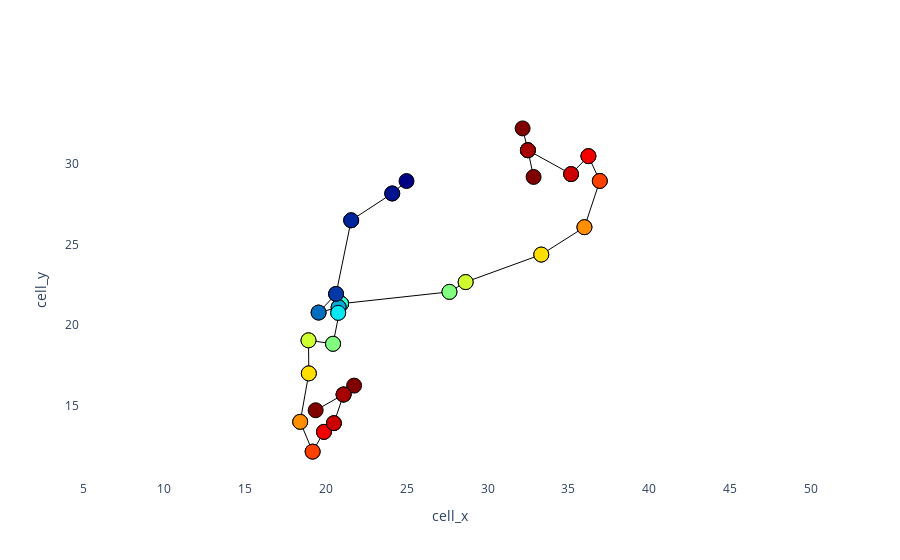

Here is the notebook cell this chart was saved with:
### Markdown cell above
We can use it to plot the cell position over time.
There is a gotcha, however.
In TrackMate, the X and Y position of a cell is stored in the feature "POSITION_X" and "POSITION_Y". But when pycellin loads a TrackMate file, these feature values are reinterpreted and stored in the node attributes "cell_x" and "cell_y".
So we have:

### Code cell
fig2 = plot_lineage_features(ab_lineage, "cell_x", "cell_y", "POSITION_T")
# Square the figure
fig2.update_xaxes(
    scaleanchor="y",
    scaleratio=1,
)

fig2.show()

### Figure 1 — Plotly figure (JSON) as saved in the notebook; plotly's stock layout.template omitted (floating-point values rounded to 4 significant figures)
{"data": [{"line": {"color": "black", "width": 1}, "marker": {"cmax": 32, "cmin": 0, "color": [28, 30], "colorscale": [[0, "rgb(0,0,131)"], [0.2, "rgb(0,60,170)"], [0.4, "rgb(5,255,255)"], [0.6, "rgb(255,255,0)"], [0.8, "rgb(250,0,0)"], [1, "rgb(128,0,0)"]], "line": {"color": "black", "width": 1}, "size": 15, "symbol": "circle"}, "mode": "lines+markers", "text": ["AB.p", "AB.p"], "type": "scatter", "x": [35.16, 32.49], "y": [29.35, 30.83]}, {"line": {"color": "black", "width": 1}, "marker": {"cmax": 32, "cmin": 0, "color": [6, 8], "colorscale": [[0, "rgb(0,0,131)"], [0.2, "rgb(0,60,170)"], [0.4, "rgb(5,255,255)"], [0.6, "rgb(255,255,0)"], [0.8, "rgb(250,0,0)"], [1, "rgb(128,0,0)"]], "line": {"color": "black", "width": 1}, "size": 15, "symbol": "circle"}, "mode": "lines+markers", "text": ["AB", "AB"], "type": "scatter", "x": [20.63, 19.55], "y": [21.94, 20.79]}, {"line": {"color": "black", "width": 1}, "marker": {"cmax": 32, "cmin": 0, "color": [14, 16], "colorscale": [[0, "rgb(0,0,131)"], [0.2, "rgb(0,60,170)"], [0.4, "rgb(5,255,255)"], [0.6, "rgb(255,255,0)"], [0.8, "rgb(250,0,0)"], [1, "rgb(128,0,0)"]], "line": {"color": "black", "width": 1}, "size": 15, "symbol": "circle"}, "mode": "lines+markers", "text": ["AB", "AB.p"], "type": "scatter", "x": [20.94, 27.64], "y": [21.34, 22.07]}, {"line": {"color": "black", "width": 1}, "marker": {"cmax": 32, "cmin": 0, "color": [14, 16], "colorscale": [[0, "rgb(0,0,131)"], [0.2, "rgb(0,60,170)"], [0.4, "rgb(5,255,255)"], [0.6, "rgb(255,255,0)"], [0.8, "rgb(250,0,0)"], [1, "rgb(128,0,0)"]], "line": {"color": "black", "width": 1}, "size": 15, "symbol": "circle"}, "mode": "lines+markers", "text": ["AB", "AB.a"], "type": "scatter", "x": [20.94, 20.44], "y": [21.34, 18.85]}, {"line": {"color": "black", "width": 1}, "marker": {"cmax": 32, "cmin": 0, "color": [16, 18], "colorscale": [[0, "rgb(0,0,131)"], [0.2, "rgb(0,60,170)"], [0.4, "rgb(5,255,255)"], [0.6, "rgb(255,255,0)"], [0.8, "rgb(250,0,0)"], [1, "rgb(128,0,0)"]], "line": {"color": "black", "width": 1}, "size": 15, "symbol": "circle"}, "mode": "lines+markers", "text": ["AB.a", "AB.a"], "type": "scatter", "x": [20.44, 18.92], "y": [18.85, 19.07]}, {"line": {"color": "black", "width": 1}, "marker": {"cmax": 32, "cmin": 0, "color": [16, 18], "colorscale": [[0, "rgb(0,0,131)"], [0.2, "rgb(0,60,170)"], [0.4, "rgb(5,255,255)"], [0.6, "rgb(255,255,0)"], [0.8, "rgb(250,0,0)"], [1, "rgb(128,0,0)"]], "line": {"color": "black", "width": 1}, "size": 15, "symbol": "circle"}, "mode": "lines+markers", "text": ["AB.p", "AB.p"], "type": "scatter", "x": [27.64, 28.64], "y": [22.07, 22.67]}, {"line": {"color": "black", "width": 1}, "marker": {"cmax": 32, "cmin": 0, "color": [20, 22], "colorscale": [[0, "rgb(0,0,131)"], [0.2, "rgb(0,60,170)"], [0.4, "rgb(5,255,255)"], [0.6, "rgb(255,255,0)"], [0.8, "rgb(250,0,0)"], [1, "rgb(128,0,0)"]], "line": {"color": "black", "width": 1}, "size": 15, "symbol": "circle"}, "mode": "lines+markers", "text": ["AB.a", "AB.a"], "type": "scatter", "x": [18.94, 18.41], "y": [17.02, 14.03]}, {"line": {"color": "black", "width": 1}, "marker": {"cmax": 32, "cmin": 0, "color": [20, 22], "colorscale": [[0, "rgb(0,0,131)"], [0.2, "rgb(0,60,170)"], [0.4, "rgb(5,255,255)"], [0.6, "rgb(255,255,0)"], [0.8, "rgb(250,0,0)"], [1, "rgb(128,0,0)"]], "line": {"color": "black", "width": 1}, "size": 15, "symbol": "circle"}, "mode": "lines+markers", "text": ["AB.p", "AB.p"], "type": "scatter", "x": [33.32, 35.99], "y": [24.37, 26.07]}, {"line": {"color": "black", "width": 1}, "marker": {"cmax": 32, "cmin": 0, "color": [12, 14], "colorscale": [[0, "rgb(0,0,131)"], [0.2, "rgb(0,60,170)"], [0.4, "rgb(5,255,255)"], [0.6, "rgb(255,255,0)"], [0.8, "rgb(250,0,0)"], [1, "rgb(128,0,0)"]], "line": {"color": "black", "width": 1}, "size": 15, "symbol": "circle"}, "mode": "lines+markers", "text": ["AB", "AB"], "type": "scatter", "x": [20.76, 20.94], "y": [20.77, 21.34]}, {"line": {"color": "black", "width": 1}, "marker": {"cmax": 32, "cmin": 0, "color": [8, 10], "colorscale": [[0, "rgb(0,0,131)"], [0.2, "rgb(0,60,170)"], [0.4, "rgb(5,255,255)"], [0.6, "rgb(255,255,0)"], [0.8, "rgb(250,0,0)"], [1, "rgb(128,0,0)"]], "line": {"color": "black", "width": 1}, "size": 15, "symbol": "circle"}, "mode": "lines+markers", "text": ["AB", "AB"], "type": "scatter", "x": [19.55, 20.79], "y": [20.79, 21.12]}, {"line": {"color": "black", "width": 1}, "marker": {"cmax": 32, "cmin": 0, "color": [30, 32], "colorscale": [[0, "rgb(0,0,131)"], [0.2, "rgb(0,60,170)"], [0.4, "rgb(5,255,255)"], [0.6, "rgb(255,255,0)"], [0.8, "rgb(250,0,0)"], [1, "rgb(128,0,0)"]], "line": {"color": "black", "width": 1}, "size": 15, "symbol": "circle"}, "mode": "lines+markers", "text": ["AB.a", "AB.ar"], "type": "scatter", "x": [21.09, 21.74], "y": [15.72, 16.27]}, {"line": {"color": "black", "width": 1}, "marker": {"cmax": 32, "cmin": 0, "color": [30, 32], "colorscale": [[0, "rgb(0,0,131)"], [0.2, "rgb(0,60,170)"], [0.4, "rgb(5,255,255)"], [0.6, "rgb(255,255,0)"], [0.8, "rgb(250,0,0)"], [1, "rgb(128,0,0)"]], "line": {"color": "black", "width": 1}, "size": 15, "symbol": "circle"}, "mode": "lines+markers", "text": ["AB.a", "AB.al"], "type": "scatter", "x": [21.09, 19.37], "y": [15.72, 14.74]}, {"line": {"color": "black", "width": 1}, "marker": {"cmax": 32, "cmin": 0, "color": [30, 32], "colorscale": [[0, "rgb(0,0,131)"], [0.2, "rgb(0,60,170)"], [0.4, "rgb(5,255,255)"], [0.6, "rgb(255,255,0)"], [0.8, "rgb(250,0,0)"], [1, "rgb(128,0,0)"]], "line": {"color": "black", "width": 1}, "size": 15, "symbol": "circle"}, "mode": "lines+markers", "text": ["AB.p", "AB.pr"], "type": "scatter", "x": [32.49, 32.17], "y": [30.83, 32.18]}, {"line": {"color": "black", "width": 1}, "marker": {"cmax": 32, "cmin": 0, "color": [30, 32], "colorscale": [[0, "rgb(0,0,131)"], [0.2, "rgb(0,60,170)"], [0.4, "rgb(5,255,255)"], [0.6, "rgb(255,255,0)"], [0.8, "rgb(250,0,0)"], [1, "rgb(128,0,0)"]], "line": {"color": "black", "width": 1}, "size": 15, "symbol": "circle"}, "mode": "lines+markers", "text": ["AB.p", "AB.pl"], "type": "scatter", "x": [32.49, 32.85], "y": [30.83, 29.17]}, {"line": {"color": "black", "width": 1}, "marker": {"cmax": 32, "cmin": 0, "color": [2, 4], "colorscale": [[0, "rgb(0,0,131)"], [0.2, "rgb(0,60,170)"], [0.4, "rgb(5,255,255)"], [0.6, "rgb(255,255,0)"], [0.8, "rgb(250,0,0)"], [1, "rgb(128,0,0)"]], "line": {"color": "black", "width": 1}, "size": 15, "symbol": "circle"}, "mode": "lines+markers", "text": ["AB", "AB"], "type": "scatter", "x": [24.1, 21.56], "y": [28.15, 26.49]}, {"line": {"color": "black", "width": 1}, "marker": {"cmax": 32, "cmin": 0, "color": [10, 12], "colorscale": [[0, "rgb(0,0,131)"], [0.2, "rgb(0,60,170)"], [0.4, "rgb(5,255,255)"], [0.6, "rgb(255,255,0)"], [0.8, "rgb(250,0,0)"], [1, "rgb(128,0,0)"]], "line": {"color": "black", "width": 1}, "size": 15, "symbol": "circle"}, "mode": "lines+markers", "text": ["AB", "AB"], "type": "scatter", "x": [20.79, 20.76], "y": [21.12, 20.77]}, {"line": {"color": "black", "width": 1}, "marker": {"cmax": 32, "cmin": 0, "color": [24, 26], "colorscale": [[0, "rgb(0,0,131)"], [0.2, "rgb(0,60,170)"], [0.4, "rgb(5,255,255)"], [0.6, "rgb(255,255,0)"], [0.8, "rgb(250,0,0)"], [1, "rgb(128,0,0)"]], "line": {"color": "black", "width": 1}, "size": 15, "symbol": "circle"}, "mode": "lines+markers", "text": ["AB.a", "AB.a"], "type": "scatter", "x": [19.18, 19.88], "y": [12.19, 13.41]}, {"line": {"color": "black", "width": 1}, "marker": {"cmax": 32, "cmin": 0, "color": [22, 24], "colorscale": [[0, "rgb(0,0,131)"], [0.2, "rgb(0,60,170)"], [0.4, "rgb(5,255,255)"], [0.6, "rgb(255,255,0)"], [0.8, "rgb(250,0,0)"], [1, "rgb(128,0,0)"]], "line": {"color": "black", "width": 1}, "size": 15, "symbol": "circle"}, "mode": "lines+markers", "text": ["AB.a", "AB.a"], "type": "scatter", "x": [18.41, 19.18], "y": [14.03, 12.19]}, {"line": {"color": "black", "width": 1}, "marker": {"cmax": 32, "cmin": 0, "color": [22, 24], "colorscale": [[0, "rgb(0,0,131)"], [0.2, "rgb(0,60,170)"], [0.4, "rgb(5,255,255)"], [0.6, "rgb(255,255,0)"], [0.8, "rgb(250,0,0)"], [1, "rgb(128,0,0)"]], "line": {"color": "black", "width": 1}, "size": 15, "symbol": "circle"}, "mode": "lines+markers", "text": ["AB.p", "AB.p"], "type": "scatter", "x": [35.99, 36.94], "y": [26.07, 28.93]}, {"line": {"color": "black", "width": 1}, "marker": {"cmax": 32, "cmin": 0, "color": [24, 26], "colorscale": [[0, "rgb(0,0,131)"], [0.2, "rgb(0,60,170)"], [0.4, "rgb(5,255,255)"], [0.6, "rgb(255,255,0)"], [0.8, "rgb(250,0,0)"], [1, "rgb(128,0,0)"]], "line": {"color": "black", "width": 1}, "size": 15, "symbol": "circle"}, "mode": "lines+markers", "text": ["AB.p", "AB.p"], "type": "scatter", "x": [36.94, 36.24], "y": [28.93, 30.46]}, {"line": {"color": "black", "width": 1}, "marker": {"cmax": 32, "cmin": 0, "color": [0, 2], "colorscale": [[0, "rgb(0,0,131)"], [0.2, "rgb(0,60,170)"], [0.4, "rgb(5,255,255)"], [0.6, "rgb(255,255,0)"], [0.8, "rgb(250,0,0)"], [1, "rgb(128,0,0)"]], "line": {"color": "black", "width": 1}, "size": 15, "symbol": "circle"}, "mode": "lines+markers", "text": ["AB", "AB"], "type": "scatter", "x": [24.99, 24.1], "y": [28.92, 28.15]}, {"line": {"color": "black", "width": 1}, "marker": {"cmax": 32, "cmin": 0, "color": [18, 20], "colorscale": [[0, "rgb(0,0,131)"], [0.2, "rgb(0,60,170)"], [0.4, "rgb(5,255,255)"], [0.6, "rgb(255,255,0)"], [0.8, "rgb(250,0,0)"], [1, "rgb(128,0,0)"]], "line": {"color": "black", "width": 1}, "size": 15, "symbol": "circle"}, "mode": "lines+markers", "text": ["AB.a", "AB.a"], "type": "scatter", "x": [18.92, 18.94], "y": [19.07, 17.02]}, {"line": {"color": "black", "width": 1}, "marker": {"cmax": 32, "cmin": 0, "color": [18, 20], "colorscale": [[0, "rgb(0,0,131)"], [0.2, "rgb(0,60,170)"], [0.4, "rgb(5,255,255)"], [0.6, "rgb(255,255,0)"], [0.8, "rgb(250,0,0)"], [1, "rgb(128,0,0)"]], "line": {"color": "black", "width": 1}, "size": 15, "symbol": "circle"}, "mode": "lines+markers", "text": ["AB.p", "AB.p"], "type": "scatter", "x": [28.64, 33.32], "y": [22.67, 24.37]}, {"line": {"color": "black", "width": 1}, "marker": {"cmax": 32, "cmin": 0, "color": [4, 6], "colorscale": [[0, "rgb(0,0,131)"], [0.2, "rgb(0,60,170)"], [0.4, "rgb(5,255,255)"], [0.6, "rgb(255,255,0)"], [0.8, "rgb(250,0,0)"], [1, "rgb(128,0,0)"]], "line": {"color": "black", "width": 1}, "size": 15, "symbol": "circle"}, "mode": "lines+markers", "text": ["AB", "AB"], "type": "scatter", "x": [21.56, 20.63], "y": [26.49, 21.94]}, {"line": {"color": "black", "width": 1}, "marker": {"cmax": 32, "cmin": 0, "color": [26, 28], "colorscale": [[0, "rgb(0,0,131)"], [0.2, "rgb(0,60,170)"], [0.4, "rgb(5,255,255)"], [0.6, "rgb(255,255,0)"], [0.8, "rgb(250,0,0)"], [1, "rgb(128,0,0)"]], "line": {"color": "black", "width": 1}, "size": 15, "symbol": "circle"}, "mode": "lines+markers", "text": ["AB.a", "AB.a"], "type": "scatter", "x": [19.88, 20.49], "y": [13.41, 13.95]}, {"line": {"color": "black", "width": 1}, "marker": {"cmax": 32, "cmin": 0, "color": [26, 28], "colorscale": [[0, "rgb(0,0,131)"], [0.2, "rgb(0,60,170)"], [0.4, "rgb(5,255,255)"], [0.6, "rgb(255,255,0)"], [0.8, "rgb(250,0,0)"], [1, "rgb(128,0,0)"]], "line": {"color": "black", "width": 1}, "size": 15, "symbol": "circle"}, "mode": "lines+markers", "text": ["AB.p", "AB.p"], "type": "scatter", "x": [36.24, 35.16], "y": [30.46, 29.35]}, {"line": {"color": "black", "width": 1}, "marker": {"cmax": 32, "cmin": 0, "color": [28, 30], "colorscale": [[0, "rgb(0,0,131)"], [0.2, "rgb(0,60,170)"], [0.4, "rgb(5,255,255)"], [0.6, "rgb(255,255,0)"], [0.8, "rgb(250,0,0)"], [1, "rgb(128,0,0)"]], "line": {"color": "black", "width": 1}, "size": 15, "symbol": "circle"}, "mode": "lines+markers", "text": ["AB.a", "AB.a"], "type": "scatter", "x": [20.49, 21.09], "y": [13.95, 15.72]}], "layout": {"paper_bgcolor": "rgba(0, 0, 0, 0)", "plot_bgcolor": "rgba(0, 0, 0, 0)", "showlegend": false, "xaxis": {"scaleanchor": "y", "scaleratio": 1, "title": {"text": "cell_x"}}, "yaxis": {"title": {"text": "cell_y"}}}}
